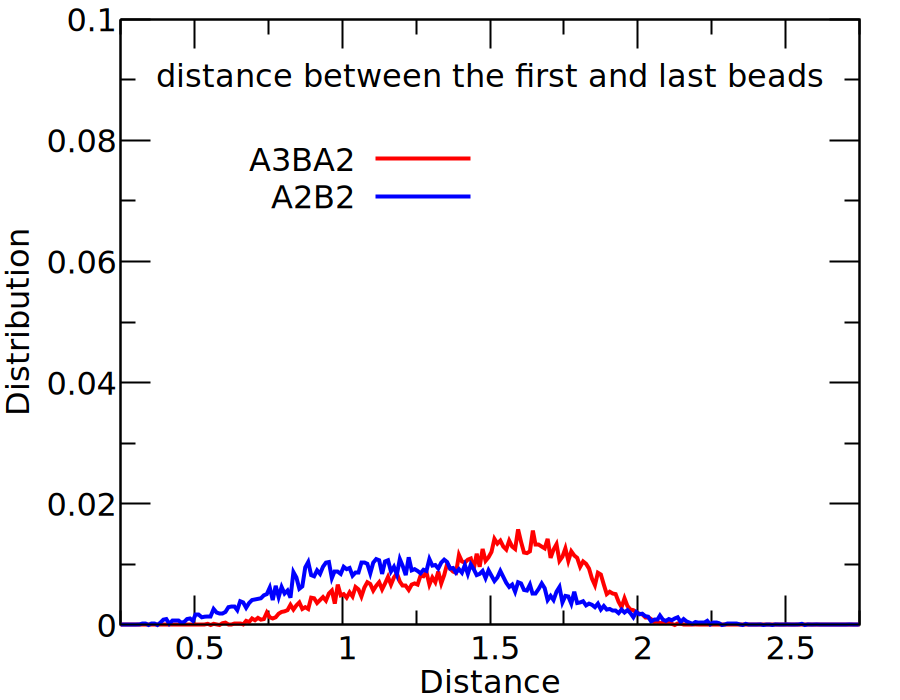

The gnuplot source for this figure:
reset
set terminal pngcairo size 900,700 fontscale 2 linewidth 2 enhanced

set output 'end_to_end.png'
set multiplot

set lmargin 6.0
set rmargin 2.0
set tmargin 0.5
set bmargin 2.0

set xr  [ 0.25 to 2.75]
set yr  [ 0    to 0.1]

set xtics 0.5  scale 2,1 offset 0.0,0.4
set ytics 0.02 scale 2,1 offset 0.8,0.0

set mxtics  2
set mytics  2

set xlabel 'Distance' offset 0,1
set ylabel 'Distribution' offset 2.5,0
set title 'distance between the first and last beads' offset 0,-3

x=0.5
y=0.8
set key at graph x,y
plot 'end_to_end.txt' u 1:2 w l lw 2 lc rgb '#FF0000' t 'A3BA2', \
     'end_to_end.txt' u 1:3 w l lw 2 lc rgb '#0000FF' t 'A2B2'
unset multiplot
unset output
